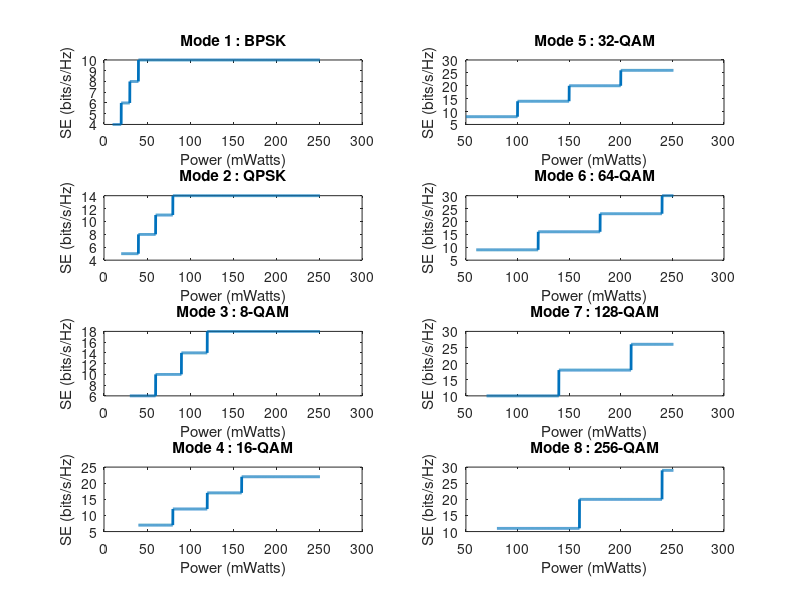
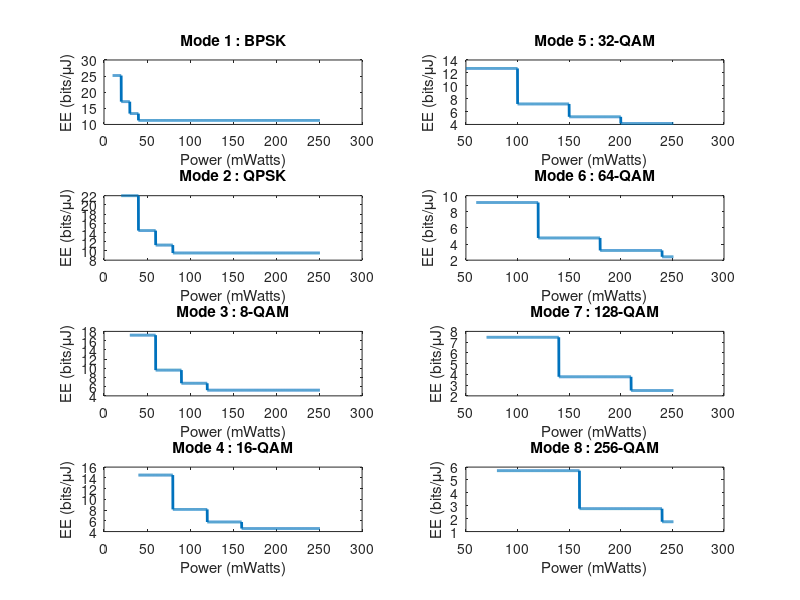
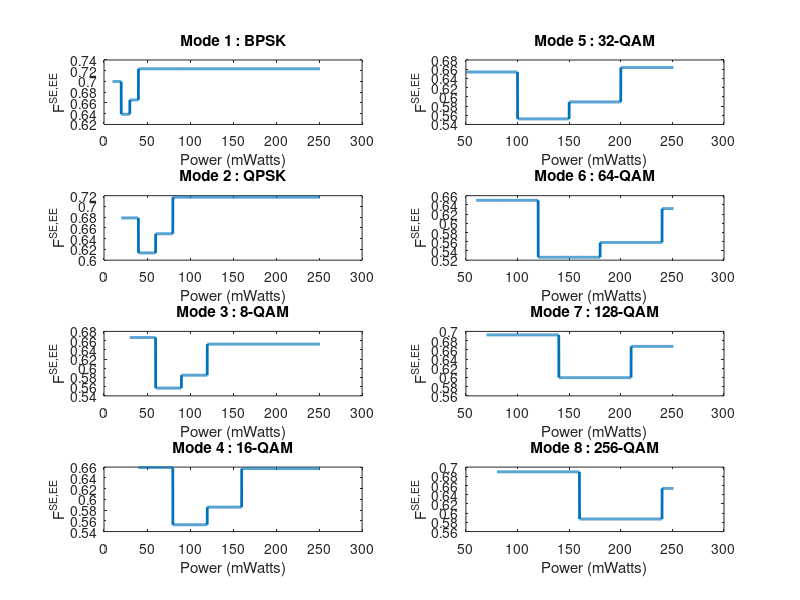
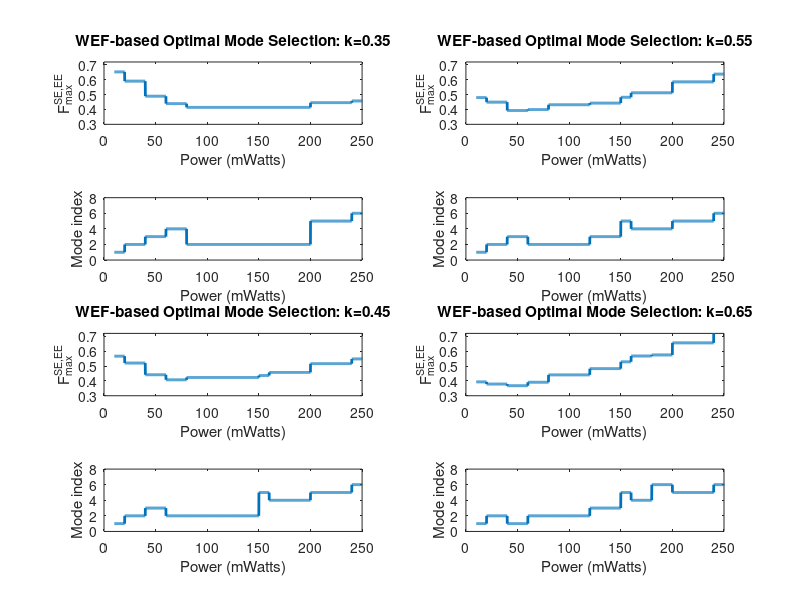

Write the MATLAB code that produced these figures, in order.
% Spatial Modulation in MIMO Systems

clc 
close all
clear all

%% Defining constants

er_max=10^-6;                                % max ser allowed
N0=3.981*10^(-21);                           % Noise PSD in W/Hz. = -174 in dBm/Hz
B=10^6;                                      % bandwidth = 1 MHz.
sig_n2=B*N0;                                 % sigma n square in watt 
Ga=1;                                        % Antenna Gain
eta=0.1;                                     % efficiency of amplifier
Pc=10^(-8);                                  % Power consumption in channel coding
Pb=4.09*10^(-9);                             % Power consumption in baseband processing
Pf=0.1;                                      % fixed circuit power consumption
Pc1=0.04;                                    % circuit power consumption proportional to system parameters
Pc2=1.3*10^(-8);                             % circuit power consumption proportional to system parameters
d_loss=1.58489*10^10;                        % large-scale channel fading loss = 102dB
Nt=8;                                        % Number of transmitters
Nr=4;                                        % Number of receivers
Ptr_max=0.251;                                  % Maximum allowed Txd Power = 24dBm


%% Generate Rayleigh fading channel coefficients

H = 1/sqrt(2)*(randn(Nr,Nt)+1i*randn(Nr,Nt));    % Channel matrix
Rr = eye(Nr,Nr);                                 % Receiver correlation matrix
Rt = eye(Nt,Nt);                                 % Transmit correlation matrix
P=rank(Rr);
k=0.5;                                         % fraction of SE
%% 

Nm=[2;4;8;16;32;64;128;256];                     
Ptm=0.01*[1;2;3;4;5;6;7;8];
chi_cm=10^(-8)*[3.5; 14; 58; 220; 930; 3700; 15000;  60000];    % Assuming Nam=2 initially
P_minm=[0.00316 0.00501187 0.00758577 0.0107152 0.01412537 0.02041738 0.0302 0.05012].';
% for i=1:8
% rho_minm(i,1)=(er_max.*Nm(i).*Nm(i).*16.*1.*factorial(P).*factorial(P-1))/(factorial(2*P-1).*chi_cm(i));
% end

Km = [1;1;1.6;1.6;1.57;2.14 ;2.4;2.9];     %PAPR
modes=[Nm Ptm chi_cm P_minm Km];

for i=1:8
    j=0;
    for Ptrm=P_minm(1):0.0001:Ptr_max
        j=j+1;
        if(Ptrm < P_minm(i))
            continue;
        end
        Na(i,j)=floor(Ptrm/Ptm(i));
        if(Na(i,j)<1) 
            continue;
        end
        if(Na(i,j)>Nr)
            Na(i,j)=Nr;
        end
        
        Power(i,j)=Ptrm;
        
        SE(i,j)=floor(log2(nchoosek(Nt,Na(i,j))))+Na(i,j)*log2(Nm(i));
        
        Ptotal(i,j) = Pc*B*SE(i,j)+ Na(i,j)*(B*Pb+Pc1+B*Pc2+((Ptm(i)*Km(i))/eta)) + Pf;

        EE(i,j) = SE(i,j)/Ptotal(i,j);                                      % Energy Efficiency
        
    end
    
    EE_avg(i) = mean(nonzeros(EE(i,:)));
end

for i=1:8
    for j=1:length(Power(i,:))
        if(Power(i,j) < 0.0000001)
            continue;
        end
        
        if(EE(i,j)<EE_avg(i))
            EE(i,j)=10*EE(i,j)-9*EE_avg(i);
        elseif(EE(i,j)>EE_avg(i))
            EE(i,j)=10*EE(i,j)-9*EE_avg(i);
        end
    end
    SE_max(i)=max(SE(i,:));

    EE_max(i)=max(EE(i,:));

end
    SE_max_global=max(SE_max);
    EE_max_global=max(EE_max);


    figure(1)
    title('Variation of SE with Power')
    subplot(4,2,1)
    plot(nonzeros(Power(1,:)*1000),nonzeros(SE(1,:)),'LineWidth',2)
    title('Mode 1 : BPSK','FontWeight','Bold')
    xlabel('Power (mWatts)')
    ylabel('SE (bits/s/Hz)')
    
    subplot(4,2,3)
    plot(nonzeros(Power(2,:)*1000),nonzeros(SE(2,:)),'LineWidth',2)
    title('Mode 2 : QPSK','FontWeight','Bold')
    xlabel('Power (mWatts)')
    ylabel('SE (bits/s/Hz)')

    subplot(4,2,5)
    plot(nonzeros(Power(3,:)*1000),nonzeros(SE(3,:)),'LineWidth',2)
    title('Mode 3 : 8-QAM','FontWeight','Bold')
    xlabel('Power (mWatts)')
    ylabel('SE (bits/s/Hz)')
    
    subplot(4,2,7)
    plot(nonzeros(Power(4,:)*1000),nonzeros(SE(4,:)),'LineWidth',2)
    title('Mode 4 : 16-QAM','FontWeight','Bold')
    xlabel('Power (mWatts)')
    ylabel('SE (bits/s/Hz)')

    subplot(4,2,2)
    plot(nonzeros(Power(5,:)*1000),nonzeros(SE(5,:)),'LineWidth',2)
    title('Mode 5 : 32-QAM','FontWeight','Bold')
    xlabel('Power (mWatts)')
    ylabel('SE (bits/s/Hz)')
    
    subplot(4,2,4)
    plot(nonzeros(Power(6,:)*1000),nonzeros(SE(6,:)),'LineWidth',2)
    title('Mode 6 : 64-QAM','FontWeight','Bold')
    xlabel('Power (mWatts)')
    ylabel('SE (bits/s/Hz)')
    
    subplot(4,2,6)
    plot(nonzeros(Power(7,:)*1000),nonzeros(SE(7,:)),'LineWidth',2)
    title('Mode 7 : 128-QAM','FontWeight','Bold')
    xlabel('Power (mWatts)')
    ylabel('SE (bits/s/Hz)')
    
    subplot(4,2,8)
    plot(nonzeros(Power(8,:)*1000),nonzeros(SE(8,:)),'LineWidth',2)
    title('Mode 8 : 256-QAM','FontWeight','Bold')
    xlabel('Power (mWatts)')
    ylabel('SE (bits/s/Hz)')
    hold on;

    
    figure(2)
    title('Variation of EE with Power')
    subplot(4,2,1)
    plot(nonzeros(Power(1,:)*1000),nonzeros(EE(1,:)),'LineWidth',2)
    title('Mode 1 : BPSK','FontWeight','Bold')
    xlabel('Power (mWatts)')
    ylabel('EE (bits/\muJ)')
    
    subplot(4,2,3)
    plot(nonzeros(Power(2,:)*1000),nonzeros(EE(2,:)),'LineWidth',2)
    title('Mode 2 : QPSK','FontWeight','Bold')
    xlabel('Power (mWatts)')
    ylabel('EE (bits/\muJ)')

    subplot(4,2,5)
    plot(nonzeros(Power(3,:)*1000),nonzeros(EE(3,:)),'LineWidth',2)
    title('Mode 3 : 8-QAM','FontWeight','Bold')
    xlabel('Power (mWatts)')
    ylabel('EE (bits/\muJ)')
    
    subplot(4,2,7)
    plot(nonzeros(Power(4,:)*1000),nonzeros(EE(4,:)),'LineWidth',2)
    title('Mode 4 : 16-QAM','FontWeight','Bold')
    xlabel('Power (mWatts)')
    ylabel('EE (bits/\muJ)')

    subplot(4,2,2)
    plot(nonzeros(Power(5,:)*1000),nonzeros(EE(5,:)),'LineWidth',2)
    title('Mode 5 : 32-QAM','FontWeight','Bold')
    xlabel('Power (mWatts)')
    ylabel('EE (bits/\muJ)')
    
    subplot(4,2,4)
    plot(nonzeros(Power(6,:)*1000),nonzeros(EE(6,:)),'LineWidth',2)
    title('Mode 6 : 64-QAM','FontWeight','Bold')
    xlabel('Power (mWatts)')
    ylabel('EE (bits/\muJ)')
    
    subplot(4,2,6)
    plot(nonzeros(Power(7,:)*1000),nonzeros(EE(7,:)),'LineWidth',2)
    title('Mode 7 : 128-QAM','FontWeight','Bold')
    xlabel('Power (mWatts)')
    ylabel('EE (bits/\muJ)')
    
    subplot(4,2,8)
    plot(nonzeros(Power(8,:)*1000),nonzeros(EE(8,:)),'LineWidth',2)
    title('Mode 8 : 256-QAM','FontWeight','Bold')
    xlabel('Power (mWatts)')
    ylabel('EE (bits/\muJ)')
    hold on;
    
for i=1:8
    for j=1:length(Power(i,:))
        if(Power(i,j) < 0.0000001)
            continue;
        end
        
         SE(i,j)=SE(i,j)/SE_max(i);
         EE(i,j)=EE(i,j)/EE_max(i);
        
        f(i,j)= k*SE(i,j)+(1-k)*EE(i,j);
    end
end

figure(3)
title('Variation of WEF with Power')
    subplot(4,2,1)
    plot(nonzeros(Power(1,:)*1000),nonzeros(f(1,:)),'LineWidth',2)
    title('Mode 1 : BPSK','FontWeight','Bold')
    xlabel('Power (mWatts)')
    ylabel('F^{SE,EE}')
    
    subplot(4,2,3)
    plot(nonzeros(Power(2,:)*1000),nonzeros(f(2,:)),'LineWidth',2)
    title('Mode 2 : QPSK','FontWeight','Bold')
    xlabel('Power (mWatts)')
    ylabel('F^{SE,EE}')

    subplot(4,2,5)
    plot(nonzeros(Power(3,:)*1000),nonzeros(f(3,:)),'LineWidth',2)
    title('Mode 3 : 8-QAM','FontWeight','Bold')
    xlabel('Power (mWatts)')
    ylabel('F^{SE,EE}')
    
    subplot(4,2,7)
    plot(nonzeros(Power(4,:)*1000),nonzeros(f(4,:)),'LineWidth',2)
    title('Mode 4 : 16-QAM','FontWeight','Bold')
    xlabel('Power (mWatts)')
    ylabel('F^{SE,EE}')

    subplot(4,2,2)
    plot(nonzeros(Power(5,:)*1000),nonzeros(f(5,:)),'LineWidth',2)
    title('Mode 5 : 32-QAM','FontWeight','Bold')
    xlabel('Power (mWatts)')
    ylabel('F^{SE,EE}')
    
    subplot(4,2,4)
    plot(nonzeros(Power(6,:)*1000),nonzeros(f(6,:)),'LineWidth',2)
    title('Mode 6 : 64-QAM','FontWeight','Bold')
    xlabel('Power (mWatts)')
    ylabel('F^{SE,EE}')
    
    subplot(4,2,6)
    plot(nonzeros(Power(7,:)*1000),nonzeros(f(7,:)),'LineWidth',2)
    title('Mode 7 : 128-QAM','FontWeight','Bold')
    xlabel('Power (mWatts)')
    ylabel('F^{SE,EE}')
    
    subplot(4,2,8)
    plot(nonzeros(Power(8,:)*1000),nonzeros(f(8,:)),'LineWidth',2)
    title('Mode 8 : 256-QAM','FontWeight','Bold')
    xlabel('Power (mWatts)')
    ylabel('F^{SE,EE}')
    hold on;

    k=0.4;
    for i=1:8
    j=0;
    for Ptrm=P_minm(1):0.0001:Ptr_max
        j=j+1;
        if(Ptrm < P_minm(i))
            continue;
        end
        Na(i,j)=floor(Ptrm/Ptm(i));
        if(Na(i,j)<1) 
            continue;
        end
        if(Na(i,j)>Nr)
            Na(i,j)=Nr;
        end
        
        Power(i,j)=Ptrm;
        
        SE(i,j)=floor(log2(nchoosek(Nt,Na(i,j))))+Na(i,j)*log2(Nm(i));
        
        Ptotal(i,j) = Pc*B*SE(i,j)+ Na(i,j)*(B*Pb+Pc1+B*Pc2+((Ptm(i)*Km(i))/eta)) + Pf;

        EE(i,j) = SE(i,j)/Ptotal(i,j);                                      % Energy Efficiency
        
    end
    
    EE_avg(i) = mean(nonzeros(EE(i,:)));
end

for i=1:8
    for j=1:length(Power(i,:))
        if(Power(i,j) < 0.0000001)
            continue;
        end
        
        if(EE(i,j)<EE_avg(i))
            EE(i,j)=10*EE(i,j)-9*EE_avg(i);
        elseif(EE(i,j)>EE_avg(i))
            EE(i,j)=10*EE(i,j)-9*EE_avg(i);
        end
    end
    SE_max(i)=max(SE(i,:));

    EE_max(i)=max(EE(i,:));

end
    SE_max_global=max(SE_max);
    EE_max_global=max(EE_max);
    
    
    for i=1:8
    for j=1:length(Power(i,:))
        if(Power(i,j) < 0.0000001)
            continue;
        end
        
         SE(i,j)=SE(i,j)/SE_max_global;
         EE(i,j)=EE(i,j)/EE_max_global;
        
        f(i,j)= k*SE(i,j)+(1-k)*EE(i,j);
    end
end
for j=1:2479
    [max_SE(j) I_SE(j)]=max(SE(:,j));
   [max_EE(j) I_EE(j)]=max(EE(:,j));
   [max_f(j) I_f(j)]=max(f(:,j));
end
   
figure(4)
subplot(4,2,1)
plot(nonzeros(Power(1,:))*1000,nonzeros(max_f(:)),'LineWidth',2)
axis([0 250 0.3 0.72])
title('WEF-based Optimal Mode Selection: k=0.35','FontWeight','Bold')
xlabel('Power (mWatts)')
ylabel('F^{SE,EE}_{max}');

subplot(4,2,3)
plot(nonzeros(Power(1,:))*1000,nonzeros(I_f(70:2479)),'LineWidth',2)
axis([0 250 0 8])
xlabel('Power (mWatts)')
ylabel('Mode index');


k=0.5;
    for i=1:8
    j=0;
    for Ptrm=P_minm(1):0.0001:Ptr_max
        j=j+1;
        if(Ptrm < P_minm(i))
            continue;
        end
        Na(i,j)=floor(Ptrm/Ptm(i));
        if(Na(i,j)<1) 
            continue;
        end
        if(Na(i,j)>Nr)
            Na(i,j)=Nr;
        end
        
        Power(i,j)=Ptrm;
        
        SE(i,j)=floor(log2(nchoosek(Nt,Na(i,j))))+Na(i,j)*log2(Nm(i));
        
        Ptotal(i,j) = Pc*B*SE(i,j)+ Na(i,j)*(B*Pb+Pc1+B*Pc2+((Ptm(i)*Km(i))/eta)) + Pf;

        EE(i,j) = SE(i,j)/Ptotal(i,j);                                      % Energy Efficiency
        
    end
    
    EE_avg(i) = mean(nonzeros(EE(i,:)));
end

for i=1:8
    for j=1:length(Power(i,:))
        if(Power(i,j) < 0.0000001)
            continue;
        end
        
        if(EE(i,j)<EE_avg(i))
            EE(i,j)=10*EE(i,j)-9*EE_avg(i);
        elseif(EE(i,j)>EE_avg(i))
            EE(i,j)=10*EE(i,j)-9*EE_avg(i);
        end
    end
    SE_max(i)=max(SE(i,:));

    EE_max(i)=max(EE(i,:));

end
    SE_max_global=max(SE_max);
    EE_max_global=max(EE_max);
    
    
    for i=1:8
    for j=1:length(Power(i,:))
        if(Power(i,j) < 0.0000001)
            continue;
        end
        
         SE(i,j)=SE(i,j)/SE_max_global;
         EE(i,j)=EE(i,j)/EE_max_global;
        
        f(i,j)= k*SE(i,j)+(1-k)*EE(i,j);
    end
end
for j=1:2479
    [max_SE(j) I_SE(j)]=max(SE(:,j));
   [max_EE(j) I_EE(j)]=max(EE(:,j));
   [max_f(j) I_f(j)]=max(f(:,j));
end
   

subplot(4,2,5)
plot(nonzeros(Power(1,:))*1000,nonzeros(max_f(:)),'LineWidth',2)
axis([0 250 0.3 0.72])
title('WEF-based Optimal Mode Selection: k=0.45','FontWeight','Bold')
xlabel('Power (mWatts)')
ylabel('F^{SE,EE}_{max}');

subplot(4,2,7)
plot(nonzeros(Power(1,:))*1000,nonzeros(I_f(70:2479)),'LineWidth',2)
axis([0 250 0 8])
xlabel('Power (mWatts)')
ylabel('Mode index');
    
    

k=0.6;
    for i=1:8
    j=0;
    for Ptrm=P_minm(1):0.0001:Ptr_max
        j=j+1;
        if(Ptrm < P_minm(i))
            continue;
        end
        Na(i,j)=floor(Ptrm/Ptm(i));
        if(Na(i,j)<1) 
            continue;
        end
        if(Na(i,j)>Nr)
            Na(i,j)=Nr;
        end
        
        Power(i,j)=Ptrm;
        
        SE(i,j)=floor(log2(nchoosek(Nt,Na(i,j))))+Na(i,j)*log2(Nm(i));
        
        Ptotal(i,j) = Pc*B*SE(i,j)+ Na(i,j)*(B*Pb+Pc1+B*Pc2+((Ptm(i)*Km(i))/eta)) + Pf;

        EE(i,j) = SE(i,j)/Ptotal(i,j);                                      % Energy Efficiency
        
    end
    
    EE_avg(i) = mean(nonzeros(EE(i,:)));
end

for i=1:8
    for j=1:length(Power(i,:))
        if(Power(i,j) < 0.0000001)
            continue;
        end
        
        if(EE(i,j)<EE_avg(i))
            EE(i,j)=10*EE(i,j)-9*EE_avg(i);
        elseif(EE(i,j)>EE_avg(i))
            EE(i,j)=10*EE(i,j)-9*EE_avg(i);
        end
    end
    SE_max(i)=max(SE(i,:));

    EE_max(i)=max(EE(i,:));

end
    SE_max_global=max(SE_max);
    EE_max_global=max(EE_max);
    
    
    for i=1:8
    for j=1:length(Power(i,:))
        if(Power(i,j) < 0.0000001)
            continue;
        end
        
         SE(i,j)=SE(i,j)/SE_max_global;
         EE(i,j)=EE(i,j)/EE_max_global;
        
        f(i,j)= k*SE(i,j)+(1-k)*EE(i,j);
    end
end
for j=1:2479
    [max_SE(j) I_SE(j)]=max(SE(:,j));
   [max_EE(j) I_EE(j)]=max(EE(:,j));
   [max_f(j) I_f(j)]=max(f(:,j));
end
   

subplot(4,2,2)
plot(nonzeros(Power(1,:))*1000,nonzeros(max_f(:)),'LineWidth',2)
axis([0 250 0.3 0.72])
title('WEF-based Optimal Mode Selection: k=0.55','FontWeight','Bold')
xlabel('Power (mWatts)')
ylabel('F^{SE,EE}_{max}');

subplot(4,2,4)
plot(nonzeros(Power(1,:))*1000,nonzeros(I_f(70:2479)),'LineWidth',2)
axis([0 250 0 8])
xlabel('Power (mWatts)')
ylabel('Mode index');


k=0.7;
    for i=1:8
    j=0;
    for Ptrm=P_minm(1):0.0001:Ptr_max
        j=j+1;
        if(Ptrm < P_minm(i))
            continue;
        end
        Na(i,j)=floor(Ptrm/Ptm(i));
        if(Na(i,j)<1) 
            continue;
        end
        if(Na(i,j)>Nr)
            Na(i,j)=Nr;
        end
        
        Power(i,j)=Ptrm;
        
        SE(i,j)=floor(log2(nchoosek(Nt,Na(i,j))))+Na(i,j)*log2(Nm(i));
        
        Ptotal(i,j) = Pc*B*SE(i,j)+ Na(i,j)*(B*Pb+Pc1+B*Pc2+((Ptm(i)*Km(i))/eta)) + Pf;

        EE(i,j) = SE(i,j)/Ptotal(i,j);                                      % Energy Efficiency
        
    end
    
    EE_avg(i) = mean(nonzeros(EE(i,:)));
end

for i=1:8
    for j=1:length(Power(i,:))
        if(Power(i,j) < 0.0000001)
            continue;
        end
        
        if(EE(i,j)<EE_avg(i))
            EE(i,j)=10*EE(i,j)-9*EE_avg(i);
        elseif(EE(i,j)>EE_avg(i))
            EE(i,j)=10*EE(i,j)-9*EE_avg(i);
        end
    end
    SE_max(i)=max(SE(i,:));

    EE_max(i)=max(EE(i,:));

end
    SE_max_global=max(SE_max);
    EE_max_global=max(EE_max);
    
    
    for i=1:8
    for j=1:length(Power(i,:))
        if(Power(i,j) < 0.0000001)
            continue;
        end
        
         SE(i,j)=SE(i,j)/SE_max_global;
         EE(i,j)=EE(i,j)/EE_max_global;
        
        f(i,j)= k*SE(i,j)+(1-k)*EE(i,j);
    end
end
for j=1:2479
    [max_SE(j) I_SE(j)]=max(SE(:,j));
   [max_EE(j) I_EE(j)]=max(EE(:,j));
   [max_f(j) I_f(j)]=max(f(:,j));
end
   

subplot(4,2,6)
plot(nonzeros(Power(1,:))*1000,nonzeros(max_f(:)),'LineWidth',2)
axis([0 250 0.3 0.72])
title('WEF-based Optimal Mode Selection: k=0.65','FontWeight','Bold')
xlabel('Power (mWatts)')
ylabel('F^{SE,EE}_{max}');

subplot(4,2,8)
plot(nonzeros(Power(1,:))*1000,nonzeros(I_f(70:2479)),'LineWidth',2)
axis([0 250 0 8])
xlabel('Power (mWatts)')
ylabel('Mode index');
hold on;

% [ppp qqq]=max(max_f(:));
% ppp
% I_f(qqq)
% Power(I_f(qqq),qqq)*1000
    
% for i=1:8
%     figure(3)
%     plot(nonzeros(Power(i,:)*1000),nonzeros(f(i,:)))
%     hold on;
% end

